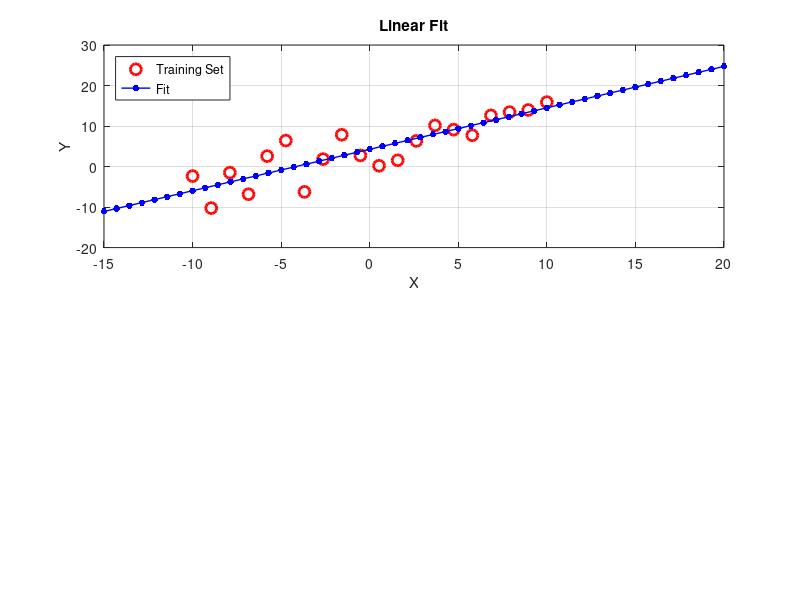

This figure's MATLAB source:
%============= LINEAR FIT ===================================
x = linspace(-10, 10, 20); % Make 20 samples along the x axis
% Create a sample training set, a linear relation, with noise
slope = 1.5;
intercept = -1;
noiseAmplitude = 15;
y = slope .* x + intercept + noiseAmplitude * rand(1, length(x));

% Plot the training set of data.
subplot(2, 1, 1);
plot(x, y, 'ro', 'MarkerSize', 8, 'LineWidth', 2);
grid on;
xlabel('X');
ylabel('Y');
title('Linear Fit');

% Enlarge figure to full screen.
set(gcf, 'Units', 'Normalized', 'OuterPosition', [0 0 1 1]);
% Give a name to the title bar.
set(gcf, 'Name', 'Demo by ImageAnalyst', 'NumberTitle', 'Off') 

% Do the regression with polyfit
linearCoefficients = polyfit(x, y, 1);
% The x coefficient, slope, is coefficients(1).
% The constant, the intercept, is coefficients(2).
% Make fit.  It does NOT need to have the same
% number of elements as your training set, 
% or the same range, though it could if you want.
% Make 50 fitted samples going from -15 to +20.
xFit = linspace(-15, 20, 50);
% Get the estimated values with polyval()
yFit = polyval(linearCoefficients, xFit);
% Plot the fit
hold on;
plot(xFit, yFit, 'b.-', 'MarkerSize', 15, 'LineWidth', 1);
legend('Training Set', 'Fit', 'Location', 'Northwest');
